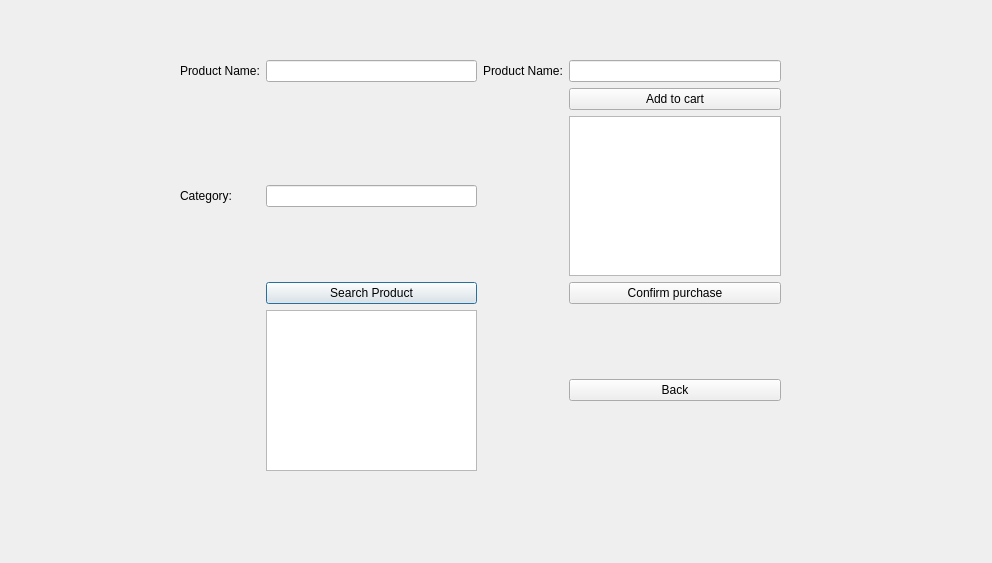
<?xml version="1.0" encoding="UTF-8"?>
<ui version="4.0">
 <class>customerwindow</class>
 <widget class="QDialog" name="customerwindow">
  <property name="geometry">
   <rect>
    <x>0</x>
    <y>0</y>
    <width>992</width>
    <height>563</height>
   </rect>
  </property>
  <property name="windowTitle">
   <string>Dialog</string>
  </property>
  <widget class="QWidget" name="gridLayoutWidget">
   <property name="geometry">
    <rect>
     <x>180</x>
     <y>60</y>
     <width>601</width>
     <height>411</height>
    </rect>
   </property>
   <layout class="QGridLayout" name="gridLayout">
    <item row="0" column="2">
     <widget class="QLineEdit" name="SearchNameLineEdit"/>
    </item>
    <item row="0" column="0">
     <widget class="QLabel" name="SearchProductLabel">
      <property name="text">
       <string>Product Name:</string>
      </property>
     </widget>
    </item>
    <item row="2" column="0">
     <widget class="QLabel" name="CategorySearchLabel">
      <property name="text">
       <string>Category:</string>
      </property>
     </widget>
    </item>
    <item row="2" column="2">
     <widget class="QLineEdit" name="SearchCategoryLineEdit"/>
    </item>
    <item row="2" column="4">
     <widget class="QListView" name="CartList"/>
    </item>
    <item row="0" column="3">
     <widget class="QLabel" name="CartProductNameLabel">
      <property name="text">
       <string>Product Name:</string>
      </property>
     </widget>
    </item>
    <item row="0" column="4">
     <widget class="QLineEdit" name="CartProductNameLineEdit"/>
    </item>
    <item row="3" column="2">
     <widget class="QPushButton" name="SearchButton">
      <property name="text">
       <string>Search Product</string>
      </property>
     </widget>
    </item>
    <item row="4" column="2">
     <widget class="QListWidget" name="ProductList"/>
    </item>
    <item row="1" column="4">
     <widget class="QPushButton" name="AddToCartButton">
      <property name="text">
       <string>Add to cart</string>
      </property>
     </widget>
    </item>
    <item row="3" column="4">
     <widget class="QPushButton" name="ConfirmButton">
      <property name="text">
       <string>Confirm purchase</string>
      </property>
     </widget>
    </item>
    <item row="4" column="4">
     <widget class="QPushButton" name="BackButton">
      <property name="text">
       <string>Back</string>
      </property>
     </widget>
    </item>
   </layout>
  </widget>
 </widget>
 <resources/>
 <connections/>
</ui>
